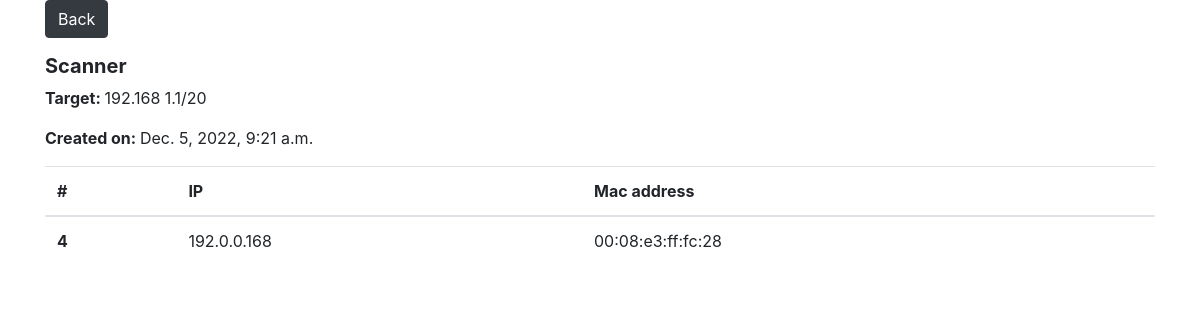
Page /scanner-history/6/host on the committed database.
### nmap_application/models.py (models this page shows)
class ScannerHistory(models.Model):
    target = models.GenericIPAddressField()
    hosts = models.ManyToManyField(
        Host,
        related_name='host_history'
    )
    QUICK = 'QS'
    FULL = 'FS'
    TYPE_CHOICES = [
        (QUICK, 'Quick scan'),
        (FULL, 'Full scan'),
    ]
    type = models.CharField(
        max_length=2,
        choices=TYPE_CHOICES,
        default=QUICK,
    )
    created_on = models.DateTimeField(
        auto_now_add=True,
        help_text="Date and time when the register was created"
    )
    updated_on = models.DateTimeField(
        auto_now=True,
        help_text="Date and time when the register was updated"
    )
    class Meta:
        ordering = ['-id']

class Host(models.Model):
    IP = models.GenericIPAddressField()
    mac_address = models.CharField(
        max_length=20,
        null=True
    )
    created_on = models.DateTimeField(
        auto_now_add=True,
        help_text="Date and time when the register was created"
    )
    updated_on = models.DateTimeField(
        auto_now=True,
        help_text="Date and time when the register was updated"
    )
    class Meta:
        ordering = ['-created_on']

### nmap_application/views.py (the view)
# urls.py: path('scanner-history/<int:scanner_history_id>/host', views.HostListView.as_view(), name='host_list'),
class HostListView(ListView):
    model = Host
    template_name = "nmap_application/scanner_history_host_list.html"
    def get(self, request, scanner_history_id):
        scanner_history = ScannerHistory.objects.get(pk=scanner_history_id)
        hosts = Host.objects.filter(host_history=scanner_history_id)
        context = {
            'hosts' : hosts,
            'scanner_history': scanner_history
        }
        return render(request, self.template_name, context)

### nmap_application/templates/nmap_application/scanner_history_host_list.html (shortened to what this page needs)
{% extends "base_bootstrap.html" %}
{% block content %}
<p>
  <a href="{% url 'network_scanner:scanner_type' scanner_history.type %}" class="btn btn-dark">Back</a>
</p>
<h5>
  <strong>Scanner</strong>
</h5>
<p>
  <strong>Target: </strong> {{ scanner_history.target }}
</p>
<p>
  <strong>Created on: </strong> {{ scanner_history.created_on }}
</p>
<table class="table">
  <thead>
    <tr>
      <th scope="col">#</th>
      <th scope="col">IP</th>
      <th scope="col">Mac address</th>
    </tr>
  </thead>
  <tbody>
  {% for host in hosts %}
    <tr>
      <th scope="row">{{ host.id }}</th>
      <td>{{ host.IP }}</td>
      <td>{{ host.mac_address }}</td>
    </tr>
  {% endfor %}
  </tbody>
</table>
{% endblock %}

### rows in the picture
ScannerHistory: target "192.168 1.1/20", created_on "Dec. 5, 2022, 9:21 a.m."
Host: id "4", IP "192.0.0.168", mac_address "00:08:e3:ff:fc:28"
